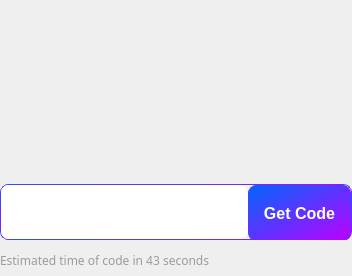
<?xml version="1.0" encoding="UTF-8"?>
<ui version="4.0">
 <class>mobileLogin</class>
 <widget class="QWidget" name="mobileLogin">
  <property name="geometry">
   <rect>
    <x>0</x>
    <y>0</y>
    <width>352</width>
    <height>276</height>
   </rect>
  </property>
  <property name="sizePolicy">
   <sizepolicy hsizetype="Preferred" vsizetype="Preferred">
    <horstretch>0</horstretch>
    <verstretch>0</verstretch>
   </sizepolicy>
  </property>
  <property name="minimumSize">
   <size>
    <width>352</width>
    <height>276</height>
   </size>
  </property>
  <property name="maximumSize">
   <size>
    <width>352</width>
    <height>276</height>
   </size>
  </property>
  <property name="font">
   <font>
    <family>微软雅黑</family>
    <italic>false</italic>
    <bold>false</bold>
   </font>
  </property>
  <property name="windowTitle">
   <string>Form</string>
  </property>
  <property name="styleSheet">
   <string notr="true"/>
  </property>
  <layout class="QVBoxLayout" name="verticalLayout">
   <property name="spacing">
    <number>8</number>
   </property>
   <property name="leftMargin">
    <number>0</number>
   </property>
   <property name="topMargin">
    <number>0</number>
   </property>
   <property name="rightMargin">
    <number>0</number>
   </property>
   <property name="bottomMargin">
    <number>0</number>
   </property>
   <item>
    <layout class="QHBoxLayout" name="horizontalLayout_2">
     <property name="spacing">
      <number>8</number>
     </property>
     <item>
      <widget class="QComboBox" name="comboBox">
       <property name="sizePolicy">
        <sizepolicy hsizetype="Preferred" vsizetype="Preferred">
         <horstretch>0</horstretch>
         <verstretch>0</verstretch>
        </sizepolicy>
       </property>
       <property name="minimumSize">
        <size>
         <width>120</width>
         <height>40</height>
        </size>
       </property>
       <property name="maximumSize">
        <size>
         <width>120</width>
         <height>40</height>
        </size>
       </property>
       <property name="styleSheet">
        <string notr="true">QComboBox{
	border:none;
	background-color: rgba(255, 255, 255,0);
	padding-left:10px;
}

QComboBox::drop-down {
    subcontrol-origin: padding;
    subcontrol-position: top left;
    width: 20px;
    border-top-right-radius: 3px; 
    border-bottom-right-radius: 3px;
}

QComboBox::down-arrow {
	image: url(:/QtTest/icon/Speech/down.png);
}

QComboBox QAbstractItemView::item { 
	min-height: 40px;
}
</string>
       </property>
       <property name="iconSize">
        <size>
         <width>32</width>
         <height>32</height>
        </size>
       </property>
       <property name="frame">
        <bool>true</bool>
       </property>
      </widget>
     </item>
     <item>
      <spacer name="horizontalSpacer">
       <property name="orientation">
        <enum>Qt::Horizontal</enum>
       </property>
       <property name="sizeHint" stdset="0">
        <size>
         <width>40</width>
         <height>20</height>
        </size>
       </property>
      </spacer>
     </item>
    </layout>
   </item>
   <item>
    <layout class="QHBoxLayout" name="horizontalLayout_4">
     <property name="spacing">
      <number>8</number>
     </property>
     <item>
      <widget class="WCommonEdit" name="codeEdit" native="true">
       <property name="sizePolicy">
        <sizepolicy hsizetype="Preferred" vsizetype="Preferred">
         <horstretch>0</horstretch>
         <verstretch>0</verstretch>
        </sizepolicy>
       </property>
       <property name="minimumSize">
        <size>
         <width>0</width>
         <height>56</height>
        </size>
       </property>
       <property name="maximumSize">
        <size>
         <width>16777215</width>
         <height>56</height>
        </size>
       </property>
       <property name="font">
        <font>
         <family>微软雅黑</family>
         <italic>false</italic>
         <bold>false</bold>
        </font>
       </property>
      </widget>
     </item>
    </layout>
   </item>
   <item>
    <layout class="QHBoxLayout" name="horizontalLayout">
     <property name="spacing">
      <number>8</number>
     </property>
     <item>
      <widget class="WVerificationCode" name="verificationCodePic" native="true">
       <property name="sizePolicy">
        <sizepolicy hsizetype="Preferred" vsizetype="Preferred">
         <horstretch>0</horstretch>
         <verstretch>0</verstretch>
        </sizepolicy>
       </property>
       <property name="minimumSize">
        <size>
         <width>105</width>
         <height>56</height>
        </size>
       </property>
       <property name="maximumSize">
        <size>
         <width>105</width>
         <height>56</height>
        </size>
       </property>
       <property name="font">
        <font>
         <family>微软雅黑</family>
         <italic>false</italic>
         <bold>false</bold>
        </font>
       </property>
      </widget>
     </item>
     <item>
      <widget class="WCommonEdit" name="verificationCodeEdit" native="true">
       <property name="sizePolicy">
        <sizepolicy hsizetype="Preferred" vsizetype="Preferred">
         <horstretch>0</horstretch>
         <verstretch>0</verstretch>
        </sizepolicy>
       </property>
       <property name="minimumSize">
        <size>
         <width>0</width>
         <height>56</height>
        </size>
       </property>
       <property name="maximumSize">
        <size>
         <width>16777215</width>
         <height>56</height>
        </size>
       </property>
       <property name="font">
        <font>
         <family>微软雅黑</family>
         <italic>false</italic>
         <bold>false</bold>
        </font>
       </property>
      </widget>
     </item>
    </layout>
   </item>
   <item>
    <layout class="QHBoxLayout" name="horizontalLayout_5">
     <property name="spacing">
      <number>0</number>
     </property>
     <property name="topMargin">
      <number>0</number>
     </property>
     <item>
      <widget class="QFrame" name="frame">
       <property name="minimumSize">
        <size>
         <width>0</width>
         <height>56</height>
        </size>
       </property>
       <property name="maximumSize">
        <size>
         <width>16777215</width>
         <height>56</height>
        </size>
       </property>
       <property name="styleSheet">
        <string notr="true">border:1px;
border-style:solid;
border-radius:8px;
border-color:qlineargradient(spread:pad, x1:0, y1:0, x2:1, y2:1, stop:0 #0066FF, stop:1 #BD00FF);</string>
       </property>
       <property name="frameShape">
        <enum>QFrame::StyledPanel</enum>
       </property>
       <property name="frameShadow">
        <enum>QFrame::Raised</enum>
       </property>
       <layout class="QHBoxLayout" name="horizontalLayout_6">
        <property name="spacing">
         <number>0</number>
        </property>
        <property name="leftMargin">
         <number>0</number>
        </property>
        <property name="topMargin">
         <number>0</number>
        </property>
        <property name="rightMargin">
         <number>0</number>
        </property>
        <property name="bottomMargin">
         <number>0</number>
        </property>
        <item>
         <widget class="QLineEdit" name="lineEdit">
          <property name="sizePolicy">
           <sizepolicy hsizetype="Preferred" vsizetype="Preferred">
            <horstretch>0</horstretch>
            <verstretch>0</verstretch>
           </sizepolicy>
          </property>
          <property name="styleSheet">
           <string notr="true">border:none;</string>
          </property>
         </widget>
        </item>
        <item>
         <widget class="QPushButton" name="getCodeBtn">
          <property name="sizePolicy">
           <sizepolicy hsizetype="Preferred" vsizetype="Preferred">
            <horstretch>0</horstretch>
            <verstretch>0</verstretch>
           </sizepolicy>
          </property>
          <property name="minimumSize">
           <size>
            <width>103</width>
            <height>56</height>
           </size>
          </property>
          <property name="maximumSize">
           <size>
            <width>103</width>
            <height>56</height>
           </size>
          </property>
          <property name="cursor">
           <cursorShape>PointingHandCursor</cursorShape>
          </property>
          <property name="styleSheet">
           <string notr="true">font-size:16px;
font-weight: 700;
background-color:qlineargradient(spread:pad, x1:0, y1:0, x2:1, y2:1, stop:0 #0066FF, stop:1 #BD00FF);
color:#FFFFFF;
border-radius:8px;</string>
          </property>
          <property name="text">
           <string>Get Code</string>
          </property>
         </widget>
        </item>
       </layout>
      </widget>
     </item>
    </layout>
   </item>
   <item>
    <layout class="QHBoxLayout" name="horizontalLayout_3">
     <property name="spacing">
      <number>8</number>
     </property>
     <item>
      <widget class="QLabel" name="lbEstimated">
       <property name="sizePolicy">
        <sizepolicy hsizetype="Preferred" vsizetype="Preferred">
         <horstretch>0</horstretch>
         <verstretch>0</verstretch>
        </sizepolicy>
       </property>
       <property name="minimumSize">
        <size>
         <width>0</width>
         <height>20</height>
        </size>
       </property>
       <property name="maximumSize">
        <size>
         <width>16777215</width>
         <height>20</height>
        </size>
       </property>
       <property name="font">
        <font>
         <family>微软雅黑</family>
         <italic>false</italic>
         <bold>false</bold>
        </font>
       </property>
       <property name="styleSheet">
        <string notr="true">color:rgba(155, 155, 155, 1)</string>
       </property>
       <property name="text">
        <string>Estimated time of code in 43 seconds</string>
       </property>
      </widget>
     </item>
     <item>
      <spacer name="verticalSpacer">
       <property name="orientation">
        <enum>Qt::Vertical</enum>
       </property>
       <property name="sizeType">
        <enum>QSizePolicy::Fixed</enum>
       </property>
       <property name="sizeHint" stdset="0">
        <size>
         <width>20</width>
         <height>20</height>
        </size>
       </property>
      </spacer>
     </item>
    </layout>
   </item>
  </layout>
 </widget>
 <customwidgets>
  <customwidget>
   <class>WCommonEdit</class>
   <extends>QWidget</extends>
   <header location="global">WCommonEdit.h</header>
   <container>1</container>
  </customwidget>
  <customwidget>
   <class>WVerificationCode</class>
   <extends>QWidget</extends>
   <header location="global">WVerificationCode.h</header>
   <container>1</container>
  </customwidget>
 </customwidgets>
 <resources>
  <include location="../AiSound.qrc"/>
 </resources>
 <connections/>
</ui>
